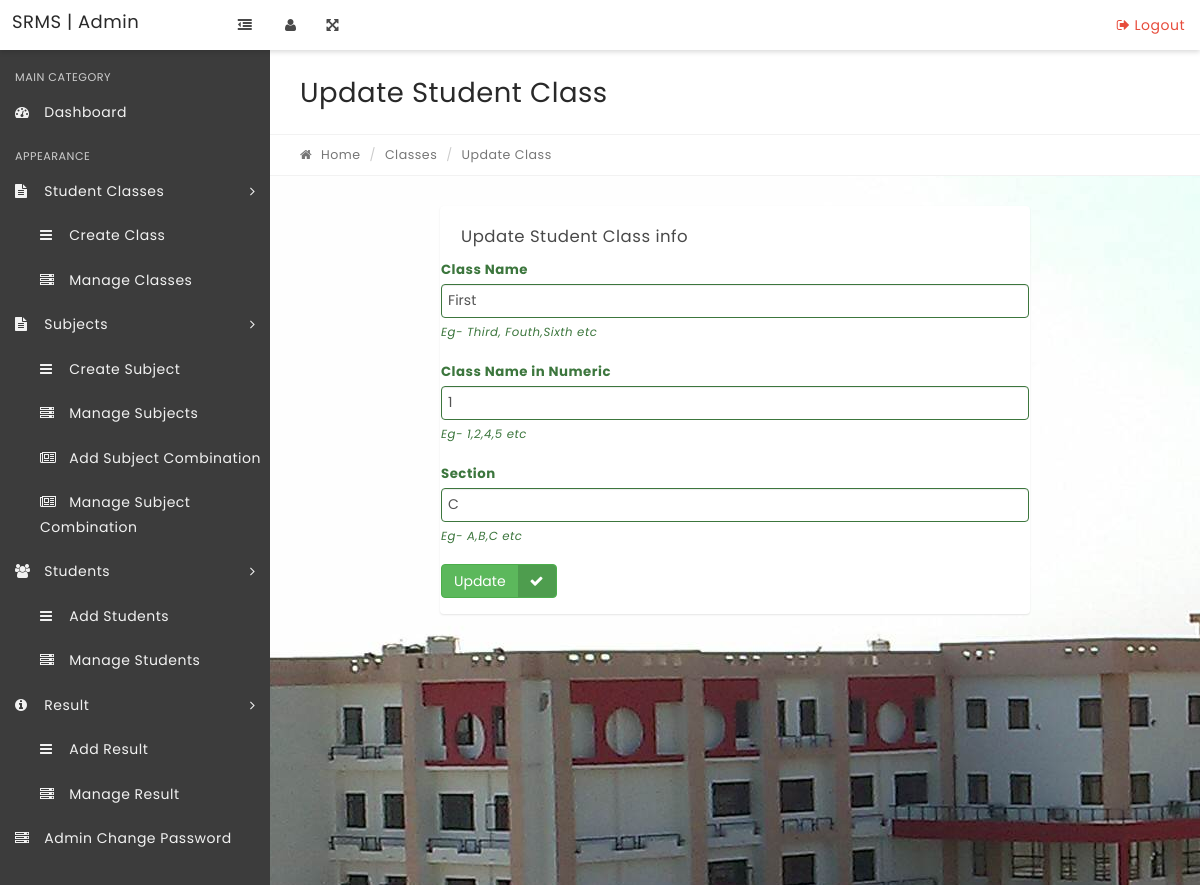
Page /edit-class.php?classid=1 on the committed database.
### tables this page shows
CREATE TABLE IF NOT EXISTS `tblclasses` (
  `id` int(11) NOT NULL,
  `ClassName` varchar(80) DEFAULT NULL,
  `ClassNameNumeric` int(4) NOT NULL,
  `Section` varchar(5) NOT NULL,
  `CreationDate` timestamp NOT NULL DEFAULT CURRENT_TIMESTAMP,
  `UpdationDate` timestamp NOT NULL DEFAULT '0000-00-00 00:00:00' ON UPDATE CURRENT_TIMESTAMP
);

### edit-class.php (the view, shortened to what this page needs)
<?php
include('includes/config.php');
if(strlen($_SESSION['alogin'])=="")
    {
    header("Location: index.php");
    }
    else{
?>
<!DOCTYPE html>
<html lang="en">
    <head>
        <link rel="stylesheet" href="css/bootstrap.css" media="screen" >
        <link rel="stylesheet" href="css/font-awesome.min.css" media="screen" >
        <link rel="stylesheet" href="css/animate-css/animate.min.css" media="screen" >
        <link rel="stylesheet" href="css/lobipanel/lobipanel.min.css" media="screen" >
        <link rel="stylesheet" href="css/prism/prism.css" media="screen" >
        <link rel="stylesheet" href="css/main.css" media="screen" >
    </head>
    <body class="top-navbar-fixed">
        <div class="main-wrapper">
            <?php include('includes/topbar.php');?>
            <div class="content-wrapper">
                <div class="content-container">
<?php include('includes/leftbar.php');?>
                    <div class="main-page">
                        <div class="container-fluid">
                            <div class="row page-title-div">
                                <div class="col-md-6">
                                    <h2 class="title">Update Student Class</h2>
                                </div>
                            </div>
                            <div class="row breadcrumb-div">
                                <div class="col-md-6">
                                    <ul class="breadcrumb">
            							<li><a href="dashboard.php"><i class="fa fa-home"></i> Home</a></li>
            							<li><a href="#">Classes</a></li>
            							<li class="active">Update Class</li>
            						</ul>
                                </div>
                            </div>
                        </div>
                        <section class="section">
                            <div class="container-fluid">
                                <div class="row">
                                    <div class="col-md-8 col-md-offset-2">
                                        <div class="panel">
                                            <div class="panel-heading">
                                                <div class="panel-title">
                                                    <h5>Update Student Class info</h5>
                                                </div>
                                            </div>
                                                <form method="post">
<?php
$cid=intval($_GET['classid']);
$sql = "SELECT * from tblclasses where id=:cid";
$query = $dbh->prepare($sql);
$query->bindParam(':cid',$cid,PDO::PARAM_STR);
$query->execute();
$results=$query->fetchAll(PDO::FETCH_OBJ);
if($query->rowCount() > 0)
{
foreach($results as $result)
{   ?>
                                                    <div class="form-group has-success">
                                                        <label for="success" class="control-label">Class Name</label>
                                                		<div class="">
                                                			<input type="text" name="classname" value="<?php echo htmlentities($result->ClassName);?>" required="required" class="form-control" id="success">
                                                            <span class="help-block">Eg- Third, Fouth,Sixth etc</span>
                                                		</div>
                                                	</div>
                                                       <div class="form-group has-success">
                                                        <label for="success" class="control-label">Class Name in Numeric</label>
                                                        <div class="">
                                                            <input type="number" name="classnamenumeric" value="<?php echo htmlentities($result->ClassNameNumeric);?>" required="required" class="form-control" id="success">
                                                            <span class="help-block">Eg- 1,2,4,5 etc</span>
                                                        </div>
                                                    </div>
                                                     <div class="form-group has-success">
                                                        <label for="success" class="control-label">Section</label>
                                                        <div class="">
                                                            <input type="text" name="section" value="<?php echo htmlentities($result->Section);?>" class="form-control" required="required" id="success">
                                                            <span class="help-block">Eg- A,B,C etc</span>
                                                        </div>
                                                    </div>
                                                    <?php }} ?>
  <div class="form-group has-success">
                                                        <div class="">
                                                           <button type="submit" name="update" class="btn btn-success btn-labeled">Update<span class="btn-label btn-label-right"><i class="fa fa-check"></i></span></button>
                                                    </div>
                                                </form>
                                            </div>
                                        </div>
                                    </div>
                                </div>
                            </div>
                    </div>
                </div>
            </div>
    </body>
</html>
<?php  } ?>

### rows in the picture
tblclasses: classname "First", classnamenumeric "1", section "C"
